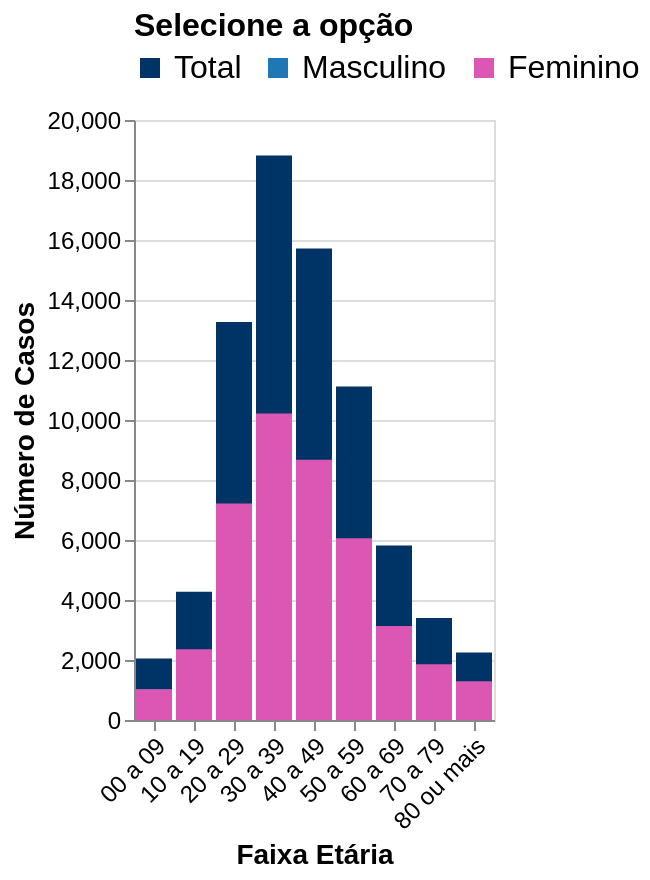

The specification (Vega-Lite) saved for this image:
### Vega-Lite specification from a JSON file in a GitHub repository (floating-point values rounded to 4 significant figures; data arrays with more than 128 entries replaced by an {"elided": "..."} marker saying what was removed)
{"$schema": "https://vega.github.io/schema/vega-lite/v5.json", "data": {"values": {"elided": "976 records"}, "format": {"parse": {"data": "date"}}}, "config": {"background": "transparent", "view": {"continuousWidth": 400, "continuousHeight": 300}}, "layer": [{"mark": "bar", "encoding": {"color": {"type": "nominal", "field": "key", "legend": {"labelFontSize": 16, "orient": "top", "title": "Selecione a opção", "titleFontSize": 16}, "scale": {"domain": ["Total", "Masculino", "Feminino"], "range": ["#003366", "#1f77b4", "#dc56b4"]}}, "opacity": {"value": 1}, "tooltip": [{"type": "temporal", "field": "data", "title": "Data"}, {"type": "quantitative", "field": "total", "title": "Total"}, {"type": "quantitative", "field": "feminino", "title": "Feminino"}, {"type": "quantitative", "field": "masculino", "title": "Masculino"}], "x": {"type": "nominal", "axis": {"labelAngle": 315, "labelFontSize": 12, "title": "Faixa Etária", "titleFontSize": 14}, "field": "faixa_etaria"}, "y": {"type": "quantitative", "axis": {"labelFontSize": 12, "title": "Número de Casos", "titleFontSize": 14}, "field": "value", "scale": {"zero": true}}}, "transform": [{"filter": "((datum.classificacao === 'confirmados') && (datum.ultima_atualizacao === 'True'))"}, {"fold": ["total", "masculino", "feminino"]}, {"calculate": "if((datum.key === 'masculino'),'Masculino',datum.key)", "as": "key"}, {"calculate": "if((datum.key === 'feminino'),'Feminino',datum.key)", "as": "key"}, {"calculate": "if((datum.key === 'total'),'Total',datum.key)", "as": "key"}, {"filter": "(datum.key === 'Total')"}]}, {"mark": "bar", "encoding": {"color": {"type": "nominal", "field": "key", "legend": {"labelFontSize": 12, "orient": "top", "title": "Selecione a opção", "titleFontSize": 14}, "scale": {"domain": ["Total", "Masculino", "Feminino"], "range": ["#003366", "#1f77b4", "#dc56b4"]}}, "opacity": {"value": 1}, "x": {"type": "nominal", "axis": {"labelAngle": 315, "labelFontSize": 12, "title": "Faixa Etária", "titleFontSize": 14}, "field": "faixa_etaria"}, "y": {"type": "quantitative", "axis": {"labelFontSize": 12, "title": "Número de Casos", "titleFontSize": 14}, "field": "value", "scale": {"zero": true}}}, "transform": [{"filter": "((datum.classificacao === 'confirmados') && (datum.ultima_atualizacao === 'True'))"}, {"fold": ["total", "masculino", "feminino"]}, {"calculate": "if((datum.key === 'masculino'),'Masculino',datum.key)", "as": "key"}, {"calculate": "if((datum.key === 'feminino'),'Feminino',datum.key)", "as": "key"}, {"calculate": "if((datum.key === 'total'),'Total',datum.key)", "as": "key"}, {"filter": "(datum.key === 'Masculino')"}]}, {"mark": "bar", "encoding": {"color": {"type": "nominal", "field": "key", "legend": {"labelFontSize": 12, "orient": "top", "title": "Selecione a opção", "titleFontSize": 14}, "scale": {"domain": ["Total", "Masculino", "Feminino"], "range": ["#003366", "#1f77b4", "#dc56b4"]}}, "opacity": {"value": 1}, "x": {"type": "nominal", "axis": {"labelAngle": 315, "labelFontSize": 12, "title": "Faixa Etária", "titleFontSize": 14}, "field": "faixa_etaria"}, "y": {"type": "quantitative", "axis": {"labelFontSize": 12, "title": "Número de Casos", "titleFontSize": 14}, "field": "value", "scale": {"zero": true}}}, "transform": [{"filter": "((datum.classificacao === 'confirmados') && (datum.ultima_atualizacao === 'True'))"}, {"fold": ["total", "masculino", "feminino"]}, {"calculate": "if((datum.key === 'masculino'),'Masculino',datum.key)", "as": "key"}, {"calculate": "if((datum.key === 'feminino'),'Feminino',datum.key)", "as": "key"}, {"calculate": "if((datum.key === 'total'),'Total',datum.key)", "as": "key"}, {"filter": "(datum.key === 'Feminino')"}]}]}
